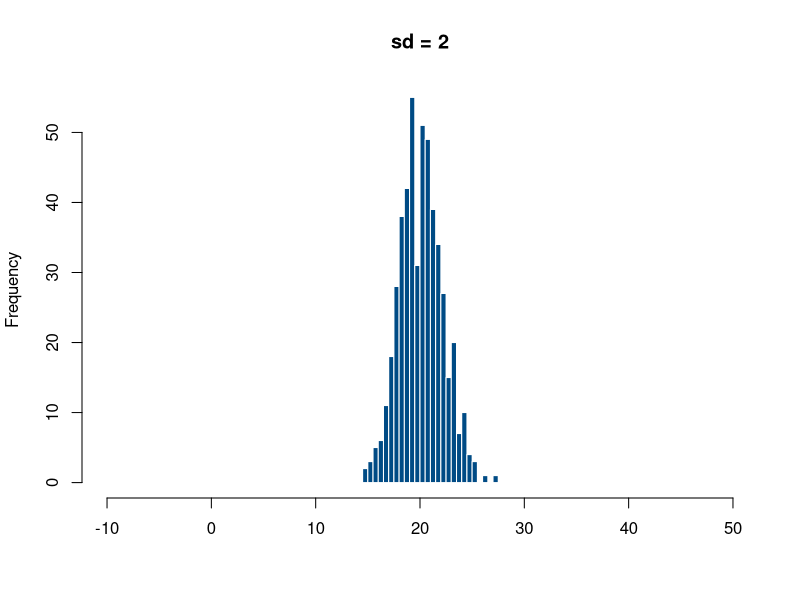
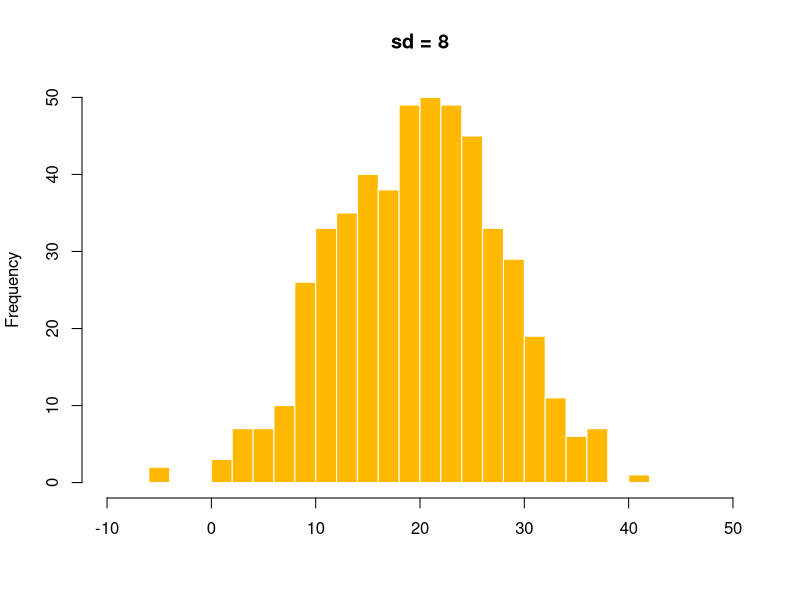

The R source for these figures, in order:
## ---- chunk 1
playa_a <- c(66, 70, 75, 80, 85, 88, 90, 92, 95, 98, 100, 102, 105, 108, 110)
playa_b <- c(95, 96, 97, 98, 99, 100, 100, 101, 102, 103, 104, 105)

mean(playa_a)
mean(playa_b)
## ---- chunk 2
#| label: fig-misma-media-distinta-sd
#| fig-cap: "Dos distribuciones con la misma media pero distinta dispersión"
#| layout-ncol: 2
set.seed(3)
grupo_concentrado <- rnorm(500, mean = 20, sd = 2)
grupo_disperso <- rnorm(500, mean = 20, sd = 8)

hist(grupo_concentrado, breaks = 20, col = "#004B85", border = "white",
     main = "sd = 2", xlab = "", xlim = c(-10, 50))
hist(grupo_disperso, breaks = 20, col = "#FFB903", border = "white",
     main = "sd = 8", xlab = "", xlim = c(-10, 50))
## ---- chunk 3
playa_a <- c(66, 70, 75, 80, 85, 88, 90, 92, 95, 98, 100, 102, 105, 108, 110)
playa_b <- c(95, 96, 97, 98, 99, 100, 100, 101, 102, 103, 104, 105)
## ---- chunk 4
range(playa_a)
range(playa_b)
## ---- chunk 5
sd(playa_a)
sd(playa_b)
## ---- chunk 6
sd(playa_a) / mean(playa_a)  # Playa A
sd(playa_b) / mean(playa_b)  # Playa B
